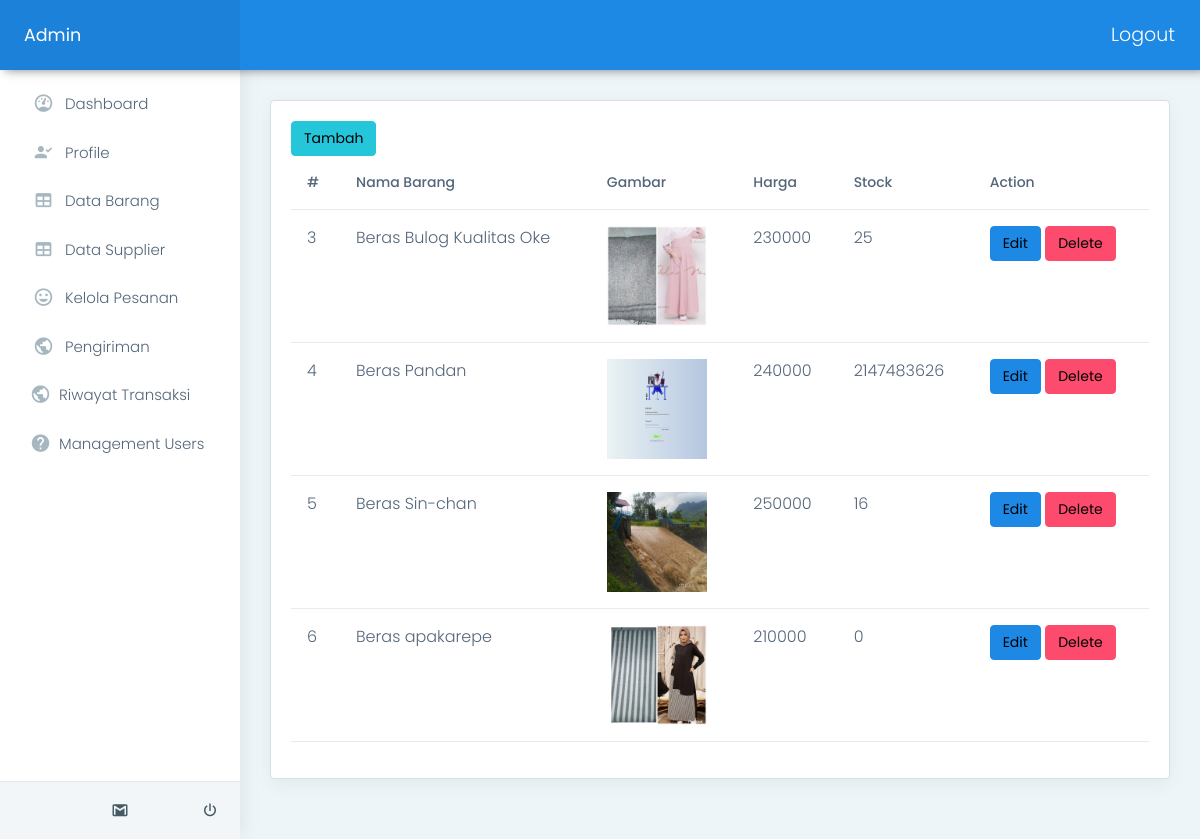
/admin/index.php?page=databarang (signed in), run on the app's committed database.
### tables this page shows
CREATE TABLE `tb_barang` (
  `Id_barang` int(11) NOT NULL,
  `Nama_barang` varchar(40) NOT NULL,
  `stock` int(11) DEFAULT NULL,
  `harga_beli` double NOT NULL,
  `harga` double NOT NULL,
  `gambar` varchar(100) DEFAULT NULL
);

### admin/databarang/index.php (the view)
<div class="card">
    <div class="card-body">
        <a class='btn btn-success' href='/ricemil/admin/index.php?page=databarang&modul=add'>Tambah</a>
        <table class="table user-table">
            <thead>
                <tr>
                    <th class="border-top-0">#</th>
                    <th class="border-top-0">Nama Barang</th>
                    <th class="border-top-0">Gambar</th>
                    <th class="border-top-0">Harga</th>
                    <th class="border-top-0">Stock</th>
                    <th class="border-top-0">Action</th>
                </tr>
            </thead>
            <tbody>
                <?php
                $query = "SELECT * FROM tb_barang";
                $result = mysqli_query($conn, $query);
                while ($row = mysqli_fetch_assoc($result)) {
                ?>
                    <tr>
                        <td><?php echo $row['Id_barang'] ?></td>
                        <td><?php echo $row['Nama_barang'] ?></td>
                        <td><img src="http://localhost/ricemil/assets/images/produk/<?php echo $row['gambar'] ?>" alt="alter" height="100px" width="100px"></td>
                        <td><?php echo $row['harga'] ?></td>
                        <td><?php echo $row['stock'] ? $row['stock'] : 0 ?></td>
                        <td>
                            <a class='btn btn-info' href="/ricemil/admin/index.php?page=databarang&modul=edit&id=<?php echo $row['Id_barang']; ?>">Edit</a>
                            <a class='btn btn-danger' href="/ricemil/admin/index.php?page=databarang&modul=delete&id=<?php echo $row['Id_barang']; ?>">Delete</a>
                        </td>
                    </tr>
                <?php
                }
                ?>
            </tbody>
        </table>
    </div>
</div>

### data on the page
tb_barang: Id_barang "3", Nama_barang "Beras Bulog Kualitas Oke", gambar (picture), harga "230000", stock "25"
tb_barang: Id_barang "4", Nama_barang "Beras Pandan", gambar (picture), harga "240000", stock "2147483626"
tb_barang: Id_barang "5", Nama_barang "Beras Sin-chan", gambar (picture), harga "250000", stock "16"
tb_barang: Id_barang "6", Nama_barang "Beras apakarepe", gambar (picture), harga "210000"
